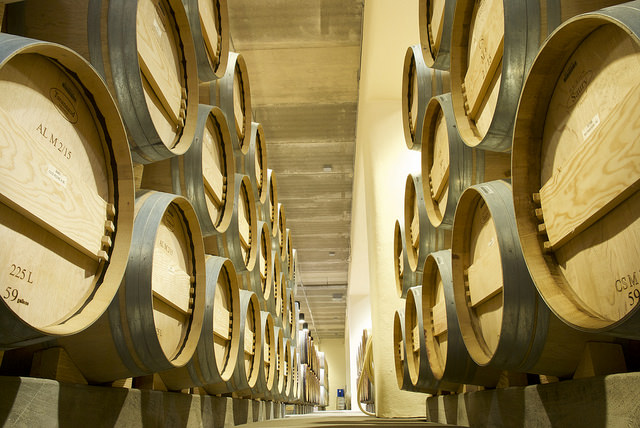
#> input picture notebooks/images/wine_barrels.jpg, 640 x 428 px
$ jupyter execute 01.01-SVD-Image-compression.ipynb
#> lines starting #> are read from the running program, lines starting #| are printed output that depends on the picture
# SVD Image compression

Some background information on

This notebook shows low rank approximation of an image with SVD

References:

1. [SVD/PCA and image compression](http://math.arizona.edu/~brio/VIGRE/ThursdayTalk.pdf).
2. James W. Demmel Applied Numerical Linear Algebra, Chapter 3.2.3

[cell 1]
import numpy as np

import matplotlib.pyplot as plt
import matplotlib.cm as cm

[cell 2]
# RGB to Gray conversion
# https://en.wikipedia.org/wiki/Grayscale#Luma_coding_big_gameas
def rgb2gray(rgb):
    return np.dot(rgb[...,:3], [0.299, 0.587, 0.114])

[cell 3]
img_rgb = plt.imread('./images/wine_barrels.jpg')
#> img_rgb is the input picture: shape (428, 640, 3); mean R, G, B 143.1, 124.8, 75.5

We convert the image to gray scale just to make the problem a bit simpler. To compress RGB image you need to calculate SVD for R, G and B separately.

[cell 4]
img_gray = rgb2gray(img_rgb)
#> in rgb2gray, `return np.dot(rgb[...,:3], [0.299, 0.587, 0.114])`:
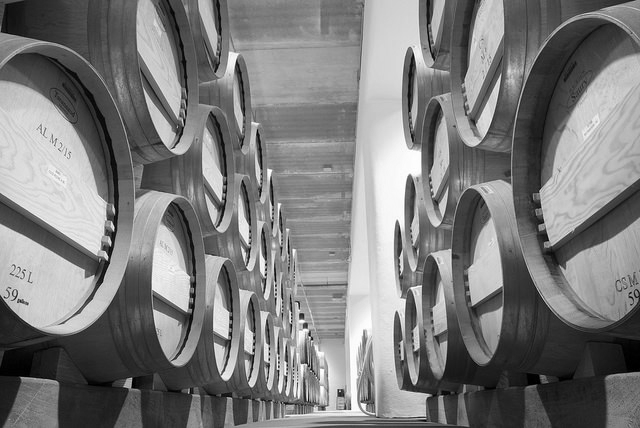
#> returned value: shape (428, 640) float64; min 0, max 255, mean 124.7

[cell 5]
U, s, V = np.linalg.svd(img_gray, full_matrices=False)
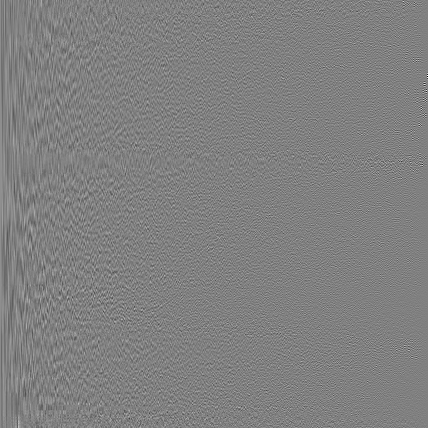
#> U: shape (428, 428) float64; min -0.492, max 0.483, mean 0.00011; drawn with min black and max white
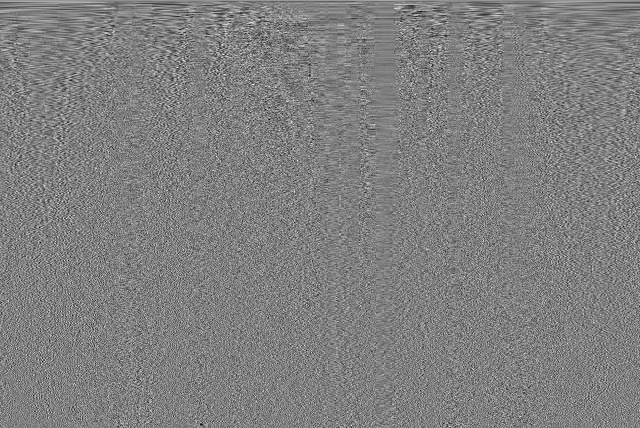
#> V: shape (428, 640) float64; min -0.222, max 0.22, mean 0.0001; drawn with min black and max white
#> s = 428 values, max 68237.6 at index 0, min 4.35 at index 427, mean 663.3

[cell 6]
rank = np.linalg.matrix_rank(img_gray, tol=None)
#> rank = 428
rank
#> Out = 428

Define desired rank. Smaller rank will compress the image better, but the quility will be worse.

[cell 7]
approx_rank = 25

[cell 8]
compress_ratio = approx_rank * (img_gray.shape[0] + img_gray.shape[1]) / (img_gray.shape[0] * img_gray.shape[1])
#> compress_ratio = 0.0975
compress_ratio
#> Out = 0.0975

The compression can be achieved by discarding some of the singular values (low rank matrix), we take ${approx\_rank}$ first singular values of matrix ${\Sigma}$ and then calculate the best image approximation, in the sense of minimazing norm ${||A - A_{approx\_rank}||_2 = \sigma_{approx\_rank+1}}$ , ${A = U \Sigma_{approx\_rank} V^T}$

[cell 9]
real_img = np.dot(U, np.dot(np.diag(s), V))
S = np.diag(s)
approx_img = np.dot(
    U[:, 0:approx_rank],
        np.dot(
            S[0:approx_rank, 0:approx_rank],
            V[0:approx_rank, :]))
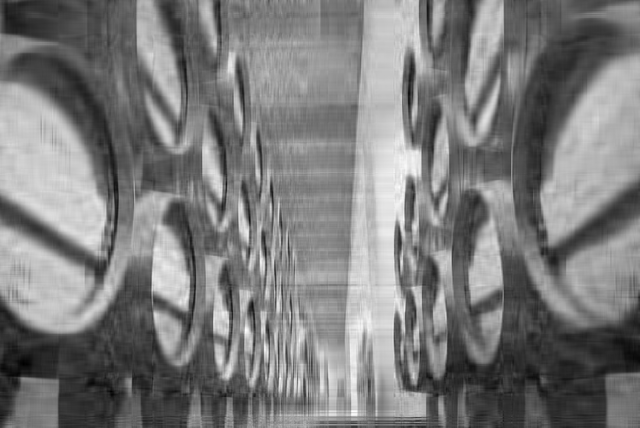
#> approx_img: shape (428, 640) float64; min -20.64, max 278.1, mean 124.7; drawn with min black and max white
